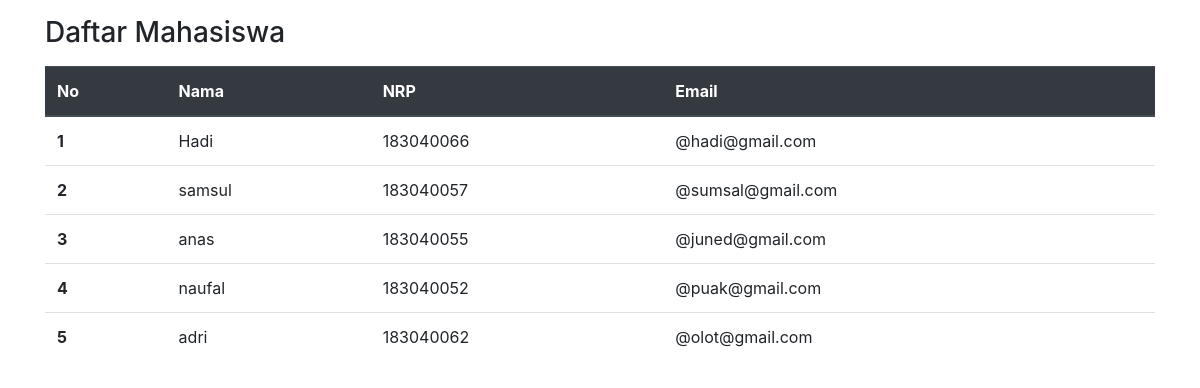
/latihan1/index.php, run on the app's committed database.
### tables this page shows
CREATE TABLE `mahasiswa` (
  `id` int(11) NOT NULL,
  `nama` varchar(50) NOT NULL,
  `nrp` varchar(9) NOT NULL,
  `email` varchar(50) DEFAULT NULL
);

### latihan1/index.php (the view, shortened to what this page needs)
<?php
$mysqli = new mysqli("localhost", "root", "", "universitas_pasundan");
$result = $mysqli->query("SELECT * FROM mahasiswa");
$rows = $result->fetch_all();
$data_json = json_encode($rows);
?>
<!DOCTYPE html>
<html>
<head>
    <link rel="stylesheet" href="https://cdn.jsdelivr.net/npm/bootstrap@4.5.3/dist/css/bootstrap.min.css">
</head>
<body class="container">
    <h3 class="my-3">Daftar Mahasiswa</h3>
    <table class="table">
        <thead class="thead-dark">
            <tr>
                <th scope="col">No</th>
                <th scope="col">Nama</th>
                <th scope="col">NRP</th>
                <th scope="col">Email</th>
            </tr>
        </thead>
        <tbody>
            <?php foreach (json_decode($data_json) as $data) { ?>
                <tr>
                    <th scope="row"><?= $data[0]; ?></th>
                    <td><?= $data[1]; ?></td>
                    <td><?= $data[2]; ?></td>
                    <td>@<?= $data[3]; ?></td>
                </tr>
            <?php } ?>
        </tbody>
    </table>
</body>
</html>

### data on the page
mahasiswa: id "1", nama "Hadi", nrp "183040066", email "hadi@gmail.com"
mahasiswa: id "2", nama "samsul", nrp "183040057", email "sumsal@gmail.com"
mahasiswa: id "3", nama "anas", nrp "183040055", email "juned@gmail.com"
mahasiswa: id "4", nama "naufal", nrp "183040052", email "puak@gmail.com"
mahasiswa: id "5", nama "adri", nrp "183040062", email "olot@gmail.com"
